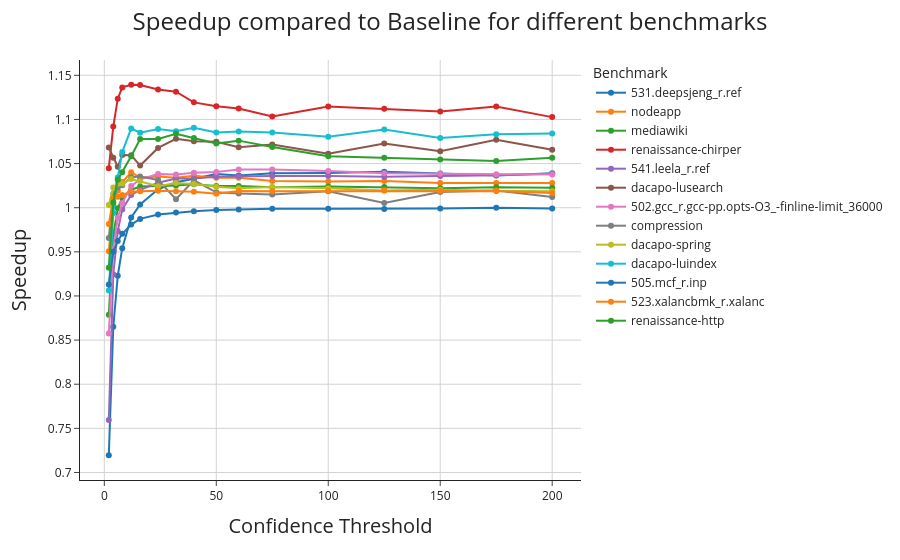

The code cell stored with this chart in its notebook:
### Markdown cell above
### 2.1 Speedup

### Code cell
pio.templates.default = "simple_white"

x_col = "confidence"
y_col = "ipc"
name = "base"
base = pd.read_csv(f"results/baseCase_delay8/results.csv")
experiments= ["noStride_newConf_delay8_rtz_64KiBTab"]#["noStride_newConf_delay8","noStride_newConf_delay8_rtz","noStride_newConf_delay8_64KiBTab","noStride_newConf_delay8_rtz_64KiBTab"]
for exp in experiments:
    df=pd.DataFrame()
    for file in os.listdir(Path(data["result_path"][:-len(data["experiment"])-1]+exp+"/")):
        if not "base" in file:
            file_path = os.path.join(Path(data["result_path"][:-len(data["experiment"])-1]+exp+"/",file))
            temp=pd.read_csv(file_path)
            name_bench=file[:-4][8:]
            temp["Benchmark"]= name_bench
            base_ipc = base.loc[base["benchmark"]==name_bench,y_col].iloc[0]
            temp["speedup"]= temp[y_col] / base_ipc
            df = pd.concat([df,temp], ignore_index=True)

            df.reset_index()
            df.to_csv("temp.csv",index=False)
    #df=df[df["Benchmark"]=="renaissance-chirper"]
    fig=go.Figure()
    fig = px.line(
        df,
        x=x_col,
        y="speedup",
        color="Benchmark",
        markers=True
    )
    fig.update_layout(
        title={
        "text": f"Speedup compared to Baseline for different benchmarks",
        "x": 0.5,
        "font": {"size": 24}
        },
        xaxis_title="Confidence Threshold",
        yaxis_title="Speedup"
    )
    fig.update_xaxes(showgrid=True, gridcolor="lightgray", gridwidth=1,title_font=dict(size=20))
    fig.update_yaxes(showgrid=True, gridcolor="lightgray", gridwidth=1,title_font=dict(size=20))
    fig.show()
    fig.write_image(f"temp/plot_{exp}.png", width=1600, height=800, scale=2)
#----#

base = pd.read_csv(f"results/baseCase_delay3/results.csv")
experiments=[]# ["noStride_newConf_delay3","noStride_newConf_delay3_rtz","noStride_newConf_delay3_64KiBTab","noStride_newConf_delay3_rtz_64KiBTab"]
for exp in experiments:
    df=pd.DataFrame()
    for file in os.listdir(Path(data["result_path"][:-len(data["experiment"])-1]+exp+"/")):
        if not "base" in file:
            file_path = os.path.join(Path(data["result_path"][:-len(data["experiment"])-1]+exp+"/",file))
            temp=pd.read_csv(file_path)
            name_bench=file[:-4][8:]
            temp["Benchmark"]= name_bench
            base_ipc = base.loc[base["benchmark"]==name_bench,y_col].iloc[0]
            temp["speedup"]= temp[y_col] / base_ipc
            df = pd.concat([df,temp], ignore_index=True)

            df.reset_index()
            df.to_csv("temp.csv",index=False)
    fig=go.Figure()
    fig = px.line(
        df,
        x=x_col,
        y="speedup",
        color="Benchmark",
        markers=True
    )
    fig.update_layout(
        title={
        "text": f"Speedup compared to Baseline for multiple Benchmarks",
        "x": 0.5
        },
        xaxis_title="Confidence",
        yaxis_title="Speedup"
    )
    fig.update_xaxes(showgrid=True, gridcolor="lightgray", gridwidth=1,title_font=dict(size=50))
    fig.update_yaxes(showgrid=True, gridcolor="lightgray", gridwidth=1,title_font=dict(size=50))
    fig.show()
    fig.write_image(f"temp/plot_{exp}.png", width=4000, height=4000, scale=5)

### Figure 1 — Plotly figure (JSON) as saved in the notebook; plotly's stock layout.template omitted (floating-point values rounded to 4 significant figures)
{"data": [{"hovertemplate": "Benchmark=531.deepsjeng_r.ref<br>confidence=%{x}<br>speedup=%{y}<extra></extra>", "legendgroup": "531.deepsjeng_r.ref", "line": {"color": "#1F77B4", "dash": "solid"}, "marker": {"symbol": "circle"}, "mode": "lines+markers", "name": "531.deepsjeng_r.ref", "orientation": "v", "showlegend": true, "type": "scatter", "x": [2, 4, 6, 8, 12, 16, 24, 32, 40, 50, 60, 75, 100, 125, 150, 175, 200], "xaxis": "x", "y": [0.7195, 0.8651, 0.9228, 0.9541, 0.9889, 1.004, 1.021, 1.029, 1.033, 1.038, 1.036, 1.039, 1.039, 1.041, 1.039, 1.037, 1.039], "yaxis": "y"}, {"hovertemplate": "Benchmark=nodeapp<br>confidence=%{x}<br>speedup=%{y}<extra></extra>", "legendgroup": "nodeapp", "line": {"color": "#FF7F0E", "dash": "solid"}, "marker": {"symbol": "circle"}, "mode": "lines+markers", "name": "nodeapp", "orientation": "v", "showlegend": true, "type": "scatter", "x": [2, 4, 6, 8, 12, 16, 24, 32, 40, 50, 60, 75, 100, 125, 150, 175, 200], "xaxis": "x", "y": [0.9508, 1.003, 1.02, 1.029, 1.04, 1.034, 1.035, 1.034, 1.036, 1.034, 1.034, 1.03, 1.03, 1.03, 1.028, 1.028, 1.028], "yaxis": "y"}, {"hovertemplate": "Benchmark=mediawiki<br>confidence=%{x}<br>speedup=%{y}<extra></extra>", "legendgroup": "mediawiki", "line": {"color": "#2CA02C", "dash": "solid"}, "marker": {"symbol": "circle"}, "mode": "lines+markers", "name": "mediawiki", "orientation": "v", "showlegend": true, "type": "scatter", "x": [2, 4, 6, 8, 12, 16, 24, 32, 40, 50, 60, 75, 100, 125, 150, 175, 200], "xaxis": "x", "y": [0.8787, 0.9689, 0.9993, 1.011, 1.02, 1.024, 1.025, 1.025, 1.027, 1.025, 1.024, 1.023, 1.024, 1.023, 1.022, 1.023, 1.023], "yaxis": "y"}, {"hovertemplate": "Benchmark=renaissance-chirper<br>confidence=%{x}<br>speedup=%{y}<extra></extra>", "legendgroup": "renaissance-chirper", "line": {"color": "#D62728", "dash": "solid"}, "marker": {"symbol": "circle"}, "mode": "lines+markers", "name": "renaissance-chirper", "orientation": "v", "showlegend": true, "type": "scatter", "x": [2, 4, 6, 8, 12, 16, 24, 32, 40, 50, 60, 75, 100, 125, 150, 175, 200], "xaxis": "x", "y": [1.045, 1.092, 1.124, 1.136, 1.139, 1.139, 1.134, 1.131, 1.119, 1.115, 1.112, 1.103, 1.115, 1.112, 1.109, 1.115, 1.103], "yaxis": "y"}, {"hovertemplate": "Benchmark=541.leela_r.ref<br>confidence=%{x}<br>speedup=%{y}<extra></extra>", "legendgroup": "541.leela_r.ref", "line": {"color": "#9467BD", "dash": "solid"}, "marker": {"symbol": "circle"}, "mode": "lines+markers", "name": "541.leela_r.ref", "orientation": "v", "showlegend": true, "type": "scatter", "x": [2, 4, 6, 8, 12, 16, 24, 32, 40, 50, 60, 75, 100, 125, 150, 175, 200], "xaxis": "x", "y": [0.7594, 0.9247, 0.9735, 0.9981, 1.015, 1.02, 1.028, 1.033, 1.033, 1.035, 1.035, 1.036, 1.036, 1.035, 1.036, 1.037, 1.038], "yaxis": "y"}, {"hovertemplate": "Benchmark=dacapo-lusearch<br>confidence=%{x}<br>speedup=%{y}<extra></extra>", "legendgroup": "dacapo-lusearch", "line": {"color": "#8C564B", "dash": "solid"}, "marker": {"symbol": "circle"}, "mode": "lines+markers", "name": "dacapo-lusearch", "orientation": "v", "showlegend": true, "type": "scatter", "x": [2, 4, 6, 8, 12, 16, 24, 32, 40, 50, 60, 75, 100, 125, 150, 175, 200], "xaxis": "x", "y": [1.068, 1.057, 1.046, 1.06, 1.059, 1.048, 1.068, 1.078, 1.075, 1.075, 1.068, 1.072, 1.061, 1.073, 1.064, 1.077, 1.066], "yaxis": "y"}, {"hovertemplate": "Benchmark=502.gcc_r.gcc-pp.opts-O3_-finline-limit_36000<br>confidence=%{x}<br>speedup=%{y}<extra></extra>", "legendgroup": "502.gcc_r.gcc-pp.opts-O3_-finline-limit_36000", "line": {"color": "#E377C2", "dash": "solid"}, "marker": {"symbol": "circle"}, "mode": "lines+markers", "name": "502.gcc_r.gcc-pp.opts-O3_-finline-limit_36000", "orientation": "v", "showlegend": true, "type": "scatter", "x": [2, 4, 6, 8, 12, 16, 24, 32, 40, 50, 60, 75, 100, 125, 150, 175, 200], "xaxis": "x", "y": [0.8575, 0.9538, 0.9884, 1.005, 1.025, 1.032, 1.038, 1.038, 1.04, 1.04, 1.043, 1.043, 1.042, 1.039, 1.039, 1.038, 1.037], "yaxis": "y"}, {"hovertemplate": "Benchmark=compression<br>confidence=%{x}<br>speedup=%{y}<extra></extra>", "legendgroup": "compression", "line": {"color": "#7F7F7F", "dash": "solid"}, "marker": {"symbol": "circle"}, "mode": "lines+markers", "name": "compression", "orientation": "v", "showlegend": true, "type": "scatter", "x": [2, 4, 6, 8, 12, 16, 24, 32, 40, 50, 60, 75, 100, 125, 150, 175, 200], "xaxis": "x", "y": [0.9658, 1.016, 1.023, 1.026, 1.035, 1.035, 1.031, 1.01, 1.031, 1.017, 1.016, 1.015, 1.019, 1.005, 1.018, 1.019, 1.012], "yaxis": "y"}, {"hovertemplate": "Benchmark=dacapo-spring<br>confidence=%{x}<br>speedup=%{y}<extra></extra>", "legendgroup": "dacapo-spring", "line": {"color": "#BCBD22", "dash": "solid"}, "marker": {"symbol": "circle"}, "mode": "lines+markers", "name": "dacapo-spring", "orientation": "v", "showlegend": true, "type": "scatter", "x": [2, 4, 6, 8, 12, 16, 24, 32, 40, 50, 60, 75, 100, 125, 150, 175, 200], "xaxis": "x", "y": [1.003, 1.023, 1.027, 1.027, 1.032, 1.03, 1.024, 1.028, 1.027, 1.024, 1.022, 1.023, 1.022, 1.019, 1.02, 1.019, 1.019], "yaxis": "y"}, {"hovertemplate": "Benchmark=dacapo-luindex<br>confidence=%{x}<br>speedup=%{y}<extra></extra>", "legendgroup": "dacapo-luindex", "line": {"color": "#17BECF", "dash": "solid"}, "marker": {"symbol": "circle"}, "mode": "lines+markers", "name": "dacapo-luindex", "orientation": "v", "showlegend": true, "type": "scatter", "x": [2, 4, 6, 8, 12, 16, 24, 32, 40, 50, 60, 75, 100, 125, 150, 175, 200], "xaxis": "x", "y": [0.9063, 0.994, 1.034, 1.063, 1.09, 1.085, 1.089, 1.087, 1.091, 1.085, 1.086, 1.085, 1.08, 1.089, 1.079, 1.083, 1.084], "yaxis": "y"}, {"hovertemplate": "Benchmark=505.mcf_r.inp<br>confidence=%{x}<br>speedup=%{y}<extra></extra>", "legendgroup": "505.mcf_r.inp", "line": {"color": "#1F77B4", "dash": "solid"}, "marker": {"symbol": "circle"}, "mode": "lines+markers", "name": "505.mcf_r.inp", "orientation": "v", "showlegend": true, "type": "scatter", "x": [2, 4, 6, 8, 12, 16, 24, 32, 40, 50, 60, 75, 100, 125, 150, 175, 200], "xaxis": "x", "y": [0.9131, 0.95, 0.9624, 0.9704, 0.9809, 0.9873, 0.9924, 0.9946, 0.9961, 0.9975, 0.9981, 0.9988, 0.9987, 0.9985, 0.9991, 1.0, 0.9992], "yaxis": "y"}, {"hovertemplate": "Benchmark=523.xalancbmk_r.xalanc<br>confidence=%{x}<br>speedup=%{y}<extra></extra>", "legendgroup": "523.xalancbmk_r.xalanc", "line": {"color": "#FF7F0E", "dash": "solid"}, "marker": {"symbol": "circle"}, "mode": "lines+markers", "name": "523.xalancbmk_r.xalanc", "orientation": "v", "showlegend": true, "type": "scatter", "x": [2, 4, 6, 8, 12, 16, 24, 32, 40, 50, 60, 75, 100, 125, 150, 175, 200], "xaxis": "x", "y": [0.9815, 1.011, 1.012, 1.014, 1.018, 1.019, 1.019, 1.019, 1.018, 1.016, 1.019, 1.019, 1.019, 1.019, 1.019, 1.019, 1.017], "yaxis": "y"}, {"hovertemplate": "Benchmark=renaissance-http<br>confidence=%{x}<br>speedup=%{y}<extra></extra>", "legendgroup": "renaissance-http", "line": {"color": "#2CA02C", "dash": "solid"}, "marker": {"symbol": "circle"}, "mode": "lines+markers", "name": "renaissance-http", "orientation": "v", "showlegend": true, "type": "scatter", "x": [2, 4, 6, 8, 12, 16, 24, 32, 40, 50, 60, 75, 100, 125, 150, 175, 200], "xaxis": "x", "y": [0.932, 1.006, 1.032, 1.04, 1.058, 1.078, 1.078, 1.084, 1.079, 1.073, 1.076, 1.069, 1.058, 1.056, 1.055, 1.053, 1.057], "yaxis": "y"}], "layout": {"legend": {"title": {"text": "Benchmark"}, "tracegroupgap": 0}, "margin": {"t": 60}, "title": {"font": {"size": 24}, "text": "Speedup compared to Baseline for different benchmarks", "x": 0.5}, "xaxis": {"anchor": "y", "domain": [0, 1], "gridcolor": "lightgray", "gridwidth": 1, "showgrid": true, "title": {"font": {"size": 20}, "text": "Confidence Threshold"}}, "yaxis": {"anchor": "x", "domain": [0, 1], "gridcolor": "lightgray", "gridwidth": 1, "showgrid": true, "title": {"font": {"size": 20}, "text": "Speedup"}}}}
